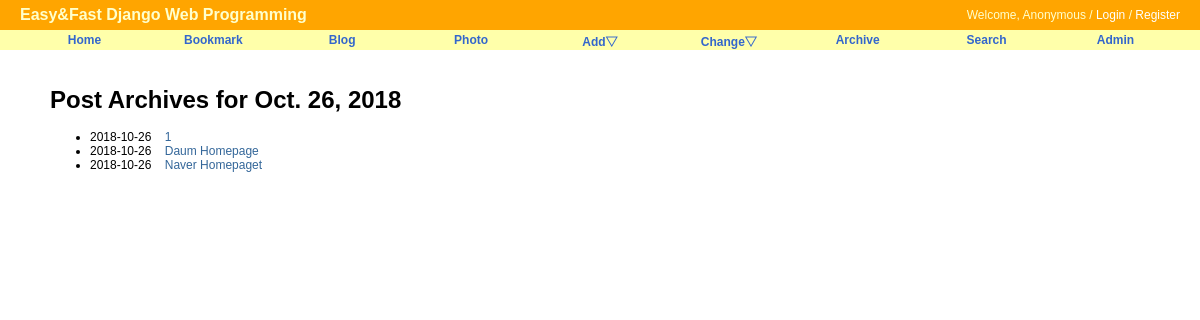
Page /blog/today/ on the committed database.
### blog/models.py (models this page shows, shortened)
class Post(models.Model):
    title       = models.CharField('TITLE', max_length=50)
    slug        = models.SlugField('SLUG', unique=True, allow_unicode=True, help_text='one word for title alias.')
    description = models.CharField('DESCRIPTION', max_length=100, blank=True, help_text='simple description text.')
    content     = models.TextField('CONTENT')
    create_date = models.DateTimeField('Create Date', auto_now_add=True)
    modify_date = models.DateTimeField('Modify Date', auto_now=True)
    owner       = models.ForeignKey(User, null=True, on_delete=models.CASCADE)
    class Meta:
        verbose_name = 'post'
        verbose_name_plural = 'posts'
        db_table = 'blog_post'
        ordering = ('-modify_date',)
    def get_absolute_url(self):
        return reverse('blog:post_detail', args=(self.slug,))

### blog/views.py (the view)
# urls.py: path('today/', PostTAV.as_view(), name='post_today_archive'),
class PostTAV(TodayArchiveView):
    model = Post
    date_field = 'modify_date'

### blog/templates/blog/post_archive_day.html (shortened to what this page needs)
{% extends "base.html" %}
{% block content %}
<div id = "content">
    <h1>Post Archives for {{ day|date:"N d, Y" }}</h1>
    <div>
        <ul>
            {% for post in object_list %}
            <li>
                {{ post.modify_date|date:"Y-m-d" }}&nbsp;&nbsp;&nbsp;
                <a href="{{ post.get_absolute_url }}"><string>{{ post.title }}<string></a>
            </li>
            {% endfor %}
        </ul>
    </div>
</div>
{% endblock content %}

### static/css/base.css (style rules this page uses)
body { font-family: "Lucida Grande", Verdana, Arial, sans-serif; font-size: 12px; }
div#content { position: absolute; top: 70px; left: 50px; right: 50px; }
a:link, a:visited { color: #369; text-decoration: none; }

### rows in the picture
Post: modify_date "2018-10-26", title "1"
Post: modify_date "2018-10-26", title "Daum Homepage"
Post: modify_date "2018-10-26", title "Naver Homepaget"

### other values in the picture
{{ day|date:"N d, Y" }} "Oct. 26, 2018"
